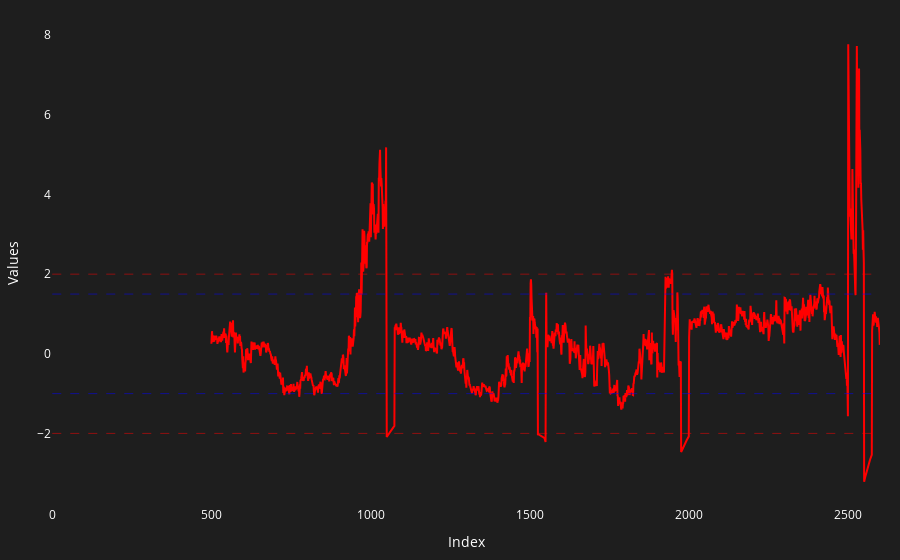

This figure's notebook cell:
### Code cell
fig_zscore = Plot.plot_df(index.df_futures, 'zscore')
fig_zscore = Plot.draw_horizontal_line(fig_zscore, -2, 0, len(index.df_futures), 'Red')
fig_zscore = Plot.draw_horizontal_line(fig_zscore, zscore_threshold_short, 0, len(index.df_futures), 'Blue')
fig_zscore = Plot.draw_horizontal_line(fig_zscore, zscore_threshold_long, 0, len(index.df_futures), 'Blue')
fig_zscore = Plot.draw_horizontal_line(fig_zscore, 2, 0, len(index.df_futures), 'Red')
fig_zscore.show()
Plot.save_plot(fig_zscore, f'PLOT_zscore_for_{strategy_desc}.html')

### Figure 1 — Plotly figure (JSON) as saved in the notebook; plotly's stock layout.template omitted (floating-point values rounded to 4 significant figures; data arrays with more than 128 entries replaced by an {"elided": "..."} marker saying what was removed)
{"data": [{"hoverinfo": "text", "hovertext": {"elided": "2600 str values"}, "line": {"color": "red"}, "mode": "lines", "name": "zscore", "type": "scatter", "x": {"elided": "2600 int values"}, "y": {"elided": "2600 float values"}}], "layout": {"font": {"color": "white"}, "hovermode": "x", "margin": {"b": 20, "l": 20, "r": 20, "t": 20}, "paper_bgcolor": "rgba(30, 30, 30, 1)", "plot_bgcolor": "rgba(30, 30, 30, 1)", "shapes": [{"line": {"color": "Red", "dash": "dash", "width": 0.5}, "name": "-2 Line", "type": "line", "x0": 0, "x1": 2600, "y0": -2, "y1": -2}, {"line": {"color": "Blue", "dash": "dash", "width": 0.5}, "name": "-1 Line", "type": "line", "x0": 0, "x1": 2600, "y0": -1, "y1": -1}, {"line": {"color": "Blue", "dash": "dash", "width": 0.5}, "name": "1.5 Line", "type": "line", "x0": 0, "x1": 2600, "y0": 1.5, "y1": 1.5}, {"line": {"color": "Red", "dash": "dash", "width": 0.5}, "name": "2 Line", "type": "line", "x0": 0, "x1": 2600, "y0": 2, "y1": 2}], "title": {"text": ""}, "xaxis": {"color": "white", "showgrid": false, "title": {"text": "Index"}, "zeroline": false}, "yaxis": {"color": "white", "showgrid": false, "title": {"text": "Values"}, "zeroline": false}}}
